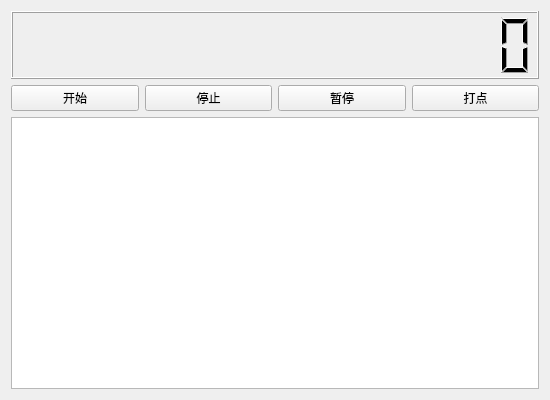
<?xml version="1.0" encoding="UTF-8"?>
<ui version="4.0">
 <class>MainWindow</class>
 <widget class="QMainWindow" name="MainWindow">
  <property name="geometry">
   <rect>
    <x>0</x>
    <y>0</y>
    <width>550</width>
    <height>400</height>
   </rect>
  </property>
  <property name="minimumSize">
   <size>
    <width>550</width>
    <height>400</height>
   </size>
  </property>
  <property name="maximumSize">
   <size>
    <width>550</width>
    <height>400</height>
   </size>
  </property>
  <property name="windowTitle">
   <string>秒表</string>
  </property>
  <widget class="QWidget" name="centralWidget">
   <layout class="QVBoxLayout" name="verticalLayout" stretch="2,1,8">
    <item>
     <widget class="QLCDNumber" name="lcdNumber">
      <property name="layoutDirection">
       <enum>Qt::LeftToRight</enum>
      </property>
      <property name="frameShape">
       <enum>QFrame::Box</enum>
      </property>
      <property name="frameShadow">
       <enum>QFrame::Raised</enum>
      </property>
      <property name="digitCount">
       <number>16</number>
      </property>
      <property name="mode">
       <enum>QLCDNumber::Dec</enum>
      </property>
      <property name="segmentStyle">
       <enum>QLCDNumber::Filled</enum>
      </property>
      <property name="value" stdset="0">
       <double>0.000000000000000</double>
      </property>
      <property name="intValue" stdset="0">
       <number>0</number>
      </property>
     </widget>
    </item>
    <item>
     <layout class="QHBoxLayout" name="horizontalLayout">
      <item>
       <widget class="QPushButton" name="btnSatrt">
        <property name="text">
         <string>开始</string>
        </property>
       </widget>
      </item>
      <item>
       <widget class="QPushButton" name="btnStop">
        <property name="text">
         <string>停止</string>
        </property>
       </widget>
      </item>
      <item>
       <widget class="QPushButton" name="btnPause">
        <property name="text">
         <string>暂停</string>
        </property>
       </widget>
      </item>
      <item>
       <widget class="QPushButton" name="btnRecord">
        <property name="text">
         <string>打点</string>
        </property>
       </widget>
      </item>
     </layout>
    </item>
    <item>
     <widget class="QTextBrowser" name="textBrowser">
      <property name="font">
       <font>
        <pointsize>30</pointsize>
       </font>
      </property>
      <property name="layoutDirection">
       <enum>Qt::LeftToRight</enum>
      </property>
     </widget>
    </item>
   </layout>
  </widget>
 </widget>
 <layoutdefault spacing="6" margin="11"/>
 <resources/>
 <connections/>
</ui>
